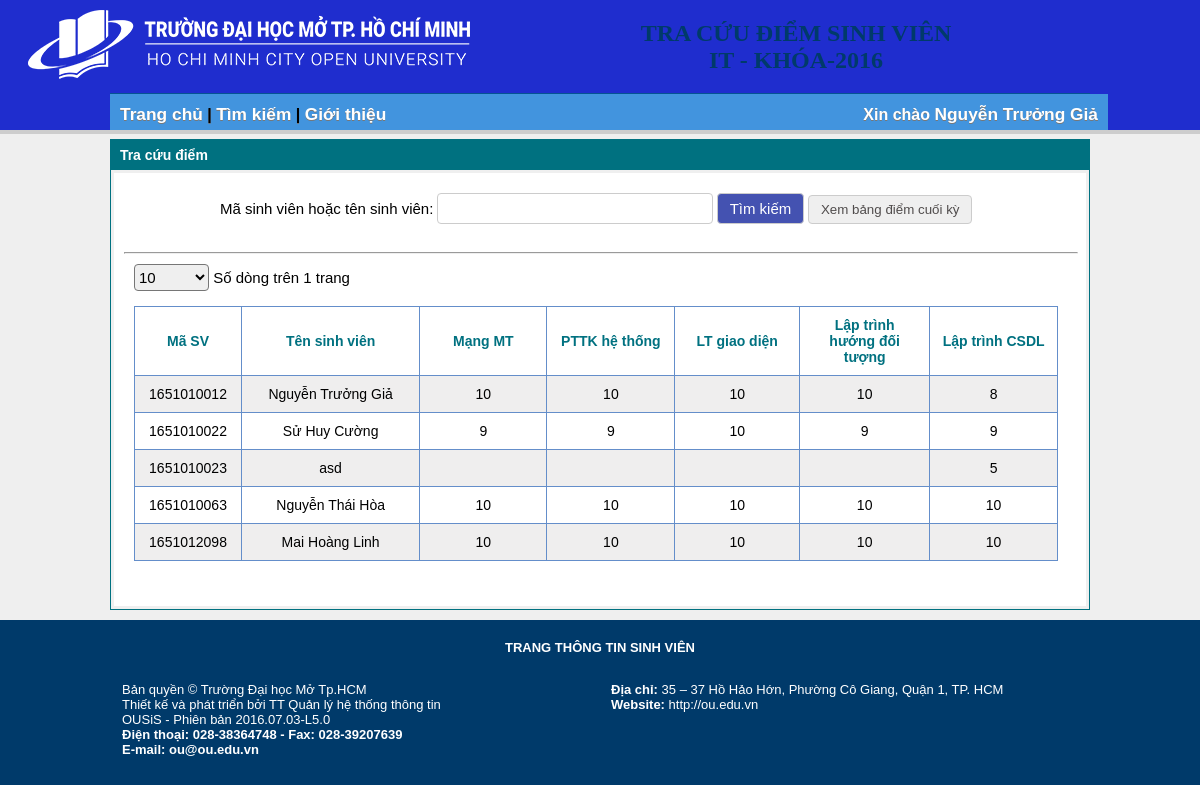
The app's page / (signed in) with its own data.
### tables this page shows
CREATE TABLE IF NOT EXISTS `sinhvien` (
  `MSSV` varchar(11) NOT NULL,
  `TenSV` varchar(100) NOT NULL,
  `MaLop` varchar(11) NOT NULL,
  `MaKhoa` int(11) NOT NULL,
  `NgaySinh` varchar(50) DEFAULT NULL,
  `QueQuan` varchar(100) DEFAULT NULL,
  `MatKhau` varchar(16) DEFAULT NULL,
  `NhomTK` int(11) DEFAULT NULL,
  `avatar` varchar(100) NOT NULL
);

CREATE TABLE IF NOT EXISTS `diem` (
`Id` int(11) NOT NULL,
  `MSSV` varchar(11) NOT NULL,
  `MaMH` varchar(11) NOT NULL,
  `IdHocKy` int(11) NOT NULL,
  `DiemGK` int(11) DEFAULT NULL,
  `DiemCK` int(11) DEFAULT NULL,
  `ThangDiem10` float NOT NULL,
  `ThangDiem4` float NOT NULL
);

### Layout/Table.php (the view, shortened to what this page needs)
<?php
    $result = isset($_REQUEST['datatable_length']);
    if(!$result){
        $length = 10;
    }
    else{
        $length = $_REQUEST['datatable_length'];
    }
?>
<div class="row">
	<div class="col-sm-6">
		<div class="dataTables_leght" id="datatable_length" >
			<label for="">
				<select name="datatable_length" aria-controls="datatable" id="select_length" class="form-control input-sm" onchange="this.form.submit()" >
                    <option <?php if ($length == 10) echo "selected=\"selected\" ";  ?> value="10" >10</option>
                </select> Số dòng trên 1 trang
			</label>
		</div>
		<div class="row">
			<div class="col-sm-12">
				<table id="datatable" class="table" style="font-size: 14px">
					<thead>
                        <tr role="row">
                        	<th style="width: 90px;">Mã SV</th>
                        	<th style="width: 210px;">Tên sinh viên</th>
                        	<th style="width: 140px;">Mạng MT</th>
                        	<th style="width: 140px;">PTTK hệ thống</th>
                        	<th style="width: 140px;">LT giao diện</th>
                        	<th style="width: 140px;">Lập trình hướng đối tượng</th>
                        	<th style="width: 140px;">Lập trình CSDL</th>
                        </tr>
                        <?php
                            $sql = 'SELECT *  FROM sinhvien ';
                            $i = mysql_num_rows(mysql_query($sql));
                            if($i < $length){
                                $length = $i;
                            }
                            if(isset($_REQUEST['page'])){
                                $page = $_REQUEST['page'] - 1;
                            }else{
                                $page = 0;
                            }
                            $count = 0;
                            $retval = mysql_query("SELECT *  FROM sinhvien LIMIT " . $page*$length . "," . $length);
                            while ( $row = mysql_fetch_array($retval )) {
                                $count++;
                                $_sql = 'SELECT st.MSSV, TenSV, subj.MaMH, DiemGK, DiemCK FROM sinhvien st, monhoc subj, diem WHERE st.MSSV = diem.MSSV and subj.MaMH = diem.MaMH and ';
                            ?>
                            <tr <?php if($count%2 != 0) echo "id='column'";?>">
                            	<td><?php echo "{$row['MSSV']}";?></td>
                            	<td><?php echo "{$row['TenSV']}";?></td>
                            	<td>
                                    <?php
                                        $_retval = mysql_query( $_sql . "subj.MaMH = 'MMT' and st.MSSV = '" . "{$row['MSSV']}' ");
                                        $_row = mysql_fetch_array($_retval, MYSQL_ASSOC);
                                        echo "{$_row['DiemGK']}";
                            	    ?>
                            	</td>
                            	<td>
                            		<?php
                                        $_retval = mysql_query( $_sql . "subj.MaMH = 'PTTKHT' and st.MSSV = '" . "{$row['MSSV']}' " );
                                        $_row = mysql_fetch_array($_retval, MYSQL_ASSOC);
                                        echo "{$_row['DiemGK']}";
                            	    ?>
                            	</td>
                            	<td>
                            		<?php
                                        $_retval = mysql_query( $_sql . "subj.MaMH = 'LTGD' and st.MSSV= '" . "{$row['MSSV']}' " );
                                        $_row = mysql_fetch_array($_retval, MYSQL_ASSOC);
                                        echo "{$_row['DiemGK']}";
                            	    ?>
                            	</td>
                            	<td>
                            		<?php
                                        $_retval = mysql_query( $_sql . "subj.MaMH = 'LTHDT' and st.MSSV = '" . "{$row['MSSV']}' " );
                                        $_row = mysql_fetch_array($_retval, MYSQL_ASSOC);
                                        echo "{$_row['DiemGK']}";
                            	    ?>
                            	</td>
                            	<td>
                            		<?php
                                        $_retval = mysql_query( $_sql . "subj.MaMH = 'LTCSDL' and st.MSSV = '" . "{$row['MSSV']}' " );
                                        $_row = mysql_fetch_array($_retval, MYSQL_ASSOC);
                                        echo "{$_row['DiemGK']}";
                            	    ?>
                            	</td>
                            </tr>
                            <?php
                                }
                            ?>
				</table>
 			</div>
		</div>
	</div>
</div>
<div>
	<div id="Paging" style="height: 35px;">
		<ul id="pging_ul" style="float: right;">
		</ul>
	</div>
</div>

### Css/style.css (style rules this page uses)
* { margin: 0px; padding: 0px; }
body { background: #003A6A; font-family: Arial, Helvetica, sans-serif; font-size: 13px; }
ul { list-style: none; padding: 0; }
th { text-align: center; }

### Css/Table.css (style rules this page uses)
.col-sm-6, .col-sm-12 { position: relative; min-height: 1px; }
.dataTables_leght { width: 40%; }
div.dataTables_leght label { font-weight: normal; text-align: left; white-space: nowrap; }
label { display: inline-block; max-width: 100%; margin-bottom: 15px; }
div.dataTables_leght select { width: 75px; border-radius: 4px; display: inline-block; }
select.input-sm { height: 27px; line-height: 30px; }
select { text-transform: none; margin: 0; font: inherit; }
th { color: #007180; }
#datatable { border-collapse:collapse; }
.table { border: 1px solid #648eca; }
td,th { padding:10px; }
#datatable thead tr td, #datatable thead tr th { text-align:center; vertical-align:center; }
#datatable thead tr th, #datatable thead tr td { border: 1px solid #648eca; }
#column { background-color: #efeeee; }
#Paging ul { padding: 3px; margin: 5px 20px 5px 5px; }

### records on screen
sinhvien: MSSV "1651010012", TenSV "Nguyễn Trưởng Giả", diem.DiemGK "10", diem.DiemGK "8"
sinhvien: MSSV "1651010022", TenSV "Sử Huy Cường", diem.DiemGK "9", diem.DiemGK "10"
sinhvien: MSSV "1651010023", TenSV "asd", diem.DiemGK "5"
sinhvien: MSSV "1651010063", TenSV "Nguyễn Thái Hòa", diem.DiemGK "10"
sinhvien: MSSV "1651012098", TenSV "Mai Hoàng Linh", diem.DiemGK "10"

### other values on screen
$_SESSION["HoTen"] "Nguyễn Trưởng Giả"
